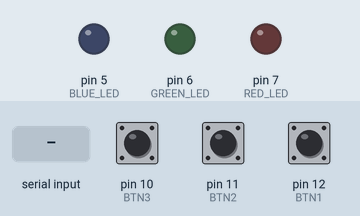
Simulated run of this sketch. Board: Arduino Uno, built with avr-gcc and run on an emulated ATmega328P. Shown: output pins drawn as LEDs (lit = HIGH). The inputs (shaded band) are chosen by the test bench; at power-on: pin 10 (BTN3) HIGH, pin 11 (BTN2) HIGH, pin 12 (BTN1) HIGH.

Above: at 1.2 s.
1.3 s: "1\n" received over Serial
At 2.4 s:
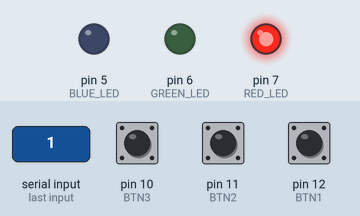
2.8 s: "2\n" received over Serial
At 3.6 s:
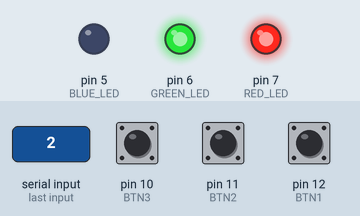
4.3 s: "3\n" received over Serial
At 4.7 s:
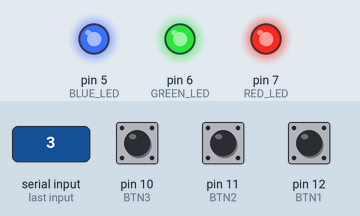
Timing chart, 0 to 7.3 s (numbered marks = the images above; inputs shaded):
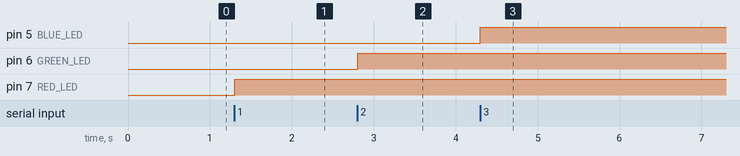

Measured:
- after the input at 1.3 s, pin 7 (RED_LED): LOW → HIGH at once
- after the input at 2.8 s, pin 6 (GREEN_LED): LOW → HIGH at once
- after the input at 4.3 s, pin 5 (BLUE_LED): LOW → HIGH at once

The sketch:

main.ino
```cpp
// Laboratory Activity #6: Bidirectional Control Using Arduino and Python

const int RED_LED = 7;
const int GREEN_LED = 6;
const int BLUE_LED = 5;

const int BTN1 = 12;
const int BTN2 = 11;
const int BTN3 = 10;

bool redState = false;
bool greenState = false;
bool blueState = false;

bool lastBtn1 = HIGH;
bool lastBtn2 = HIGH;
bool lastBtn3 = HIGH;

void setup() {
  Serial.begin(9600);

  pinMode(RED_LED, OUTPUT);
  pinMode(GREEN_LED, OUTPUT);
  pinMode(BLUE_LED, OUTPUT);

  pinMode(BTN1, INPUT_PULLUP);
  pinMode(BTN2, INPUT_PULLUP);
  pinMode(BTN3, INPUT_PULLUP);

  lastBtn1 = digitalRead(BTN1);
  lastBtn2 = digitalRead(BTN2);
  lastBtn3 = digitalRead(BTN3);
}

void loop() {
  bool btn1 = digitalRead(BTN1);
  bool btn2 = digitalRead(BTN2);
  bool btn3 = digitalRead(BTN3);

  if (lastBtn1 == HIGH && btn1 == LOW) {
    Serial.println("R");
  }
  if (lastBtn2 == HIGH && btn2 == LOW) {
    Serial.println("G");
  }
  if (lastBtn3 == HIGH && btn3 == LOW) {
    Serial.println("B");
  }

  lastBtn1 = btn1;
  lastBtn2 = btn2;
  lastBtn3 = btn3;

  if (Serial.available()) {
    String input = Serial.readStringUntil('\n');
    input.trim();

    if (input.length() != 1) {
      Serial.println("ERROR: Enter only 1, 2, or 3");
      return;
    }

    char cmd = input.charAt(0);

    if (cmd == '1') {
      redState = !redState;
      digitalWrite(RED_LED, redState);
    }
    else if (cmd == '2') {
      greenState = !greenState;
      digitalWrite(GREEN_LED, greenState);
    }
    else if (cmd == '3') {
      blueState = !blueState;
      digitalWrite(BLUE_LED, blueState);
    }
    else {
      Serial.println("ERROR: Invalid input");
    }
  }
}
```
